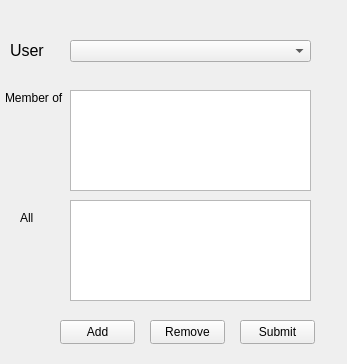
<?xml version="1.0" encoding="UTF-8"?>
<ui version="4.0">
 <class>group_win</class>
 <widget class="QWidget" name="group_win">
  <property name="geometry">
   <rect>
    <x>0</x>
    <y>0</y>
    <width>347</width>
    <height>364</height>
   </rect>
  </property>
  <property name="windowTitle">
   <string>Form</string>
  </property>
  <widget class="QLabel" name="label_2">
   <property name="geometry">
    <rect>
     <x>10</x>
     <y>40</y>
     <width>51</width>
     <height>21</height>
    </rect>
   </property>
   <property name="font">
    <font>
     <pointsize>12</pointsize>
    </font>
   </property>
   <property name="text">
    <string>User</string>
   </property>
  </widget>
  <widget class="QComboBox" name="userBox">
   <property name="enabled">
    <bool>true</bool>
   </property>
   <property name="geometry">
    <rect>
     <x>70</x>
     <y>40</y>
     <width>241</width>
     <height>22</height>
    </rect>
   </property>
  </widget>
  <widget class="QListWidget" name="cur_groups">
   <property name="geometry">
    <rect>
     <x>70</x>
     <y>90</y>
     <width>241</width>
     <height>101</height>
    </rect>
   </property>
  </widget>
  <widget class="QListWidget" name="all_groups">
   <property name="geometry">
    <rect>
     <x>70</x>
     <y>200</y>
     <width>241</width>
     <height>101</height>
    </rect>
   </property>
  </widget>
  <widget class="QPushButton" name="Addbtn">
   <property name="geometry">
    <rect>
     <x>60</x>
     <y>320</y>
     <width>75</width>
     <height>24</height>
    </rect>
   </property>
   <property name="text">
    <string>Add</string>
   </property>
  </widget>
  <widget class="QLabel" name="label">
   <property name="geometry">
    <rect>
     <x>5</x>
     <y>90</y>
     <width>71</width>
     <height>16</height>
    </rect>
   </property>
   <property name="text">
    <string>Member of</string>
   </property>
  </widget>
  <widget class="QLabel" name="label_4">
   <property name="geometry">
    <rect>
     <x>20</x>
     <y>210</y>
     <width>71</width>
     <height>16</height>
    </rect>
   </property>
   <property name="text">
    <string>All </string>
   </property>
  </widget>
  <widget class="QPushButton" name="pushButton_2">
   <property name="geometry">
    <rect>
     <x>150</x>
     <y>320</y>
     <width>75</width>
     <height>24</height>
    </rect>
   </property>
   <property name="text">
    <string>Remove</string>
   </property>
  </widget>
  <widget class="QPushButton" name="pushButton_3">
   <property name="geometry">
    <rect>
     <x>240</x>
     <y>320</y>
     <width>75</width>
     <height>24</height>
    </rect>
   </property>
   <property name="text">
    <string>Submit</string>
   </property>
  </widget>
 </widget>
 <resources/>
 <connections/>
</ui>
